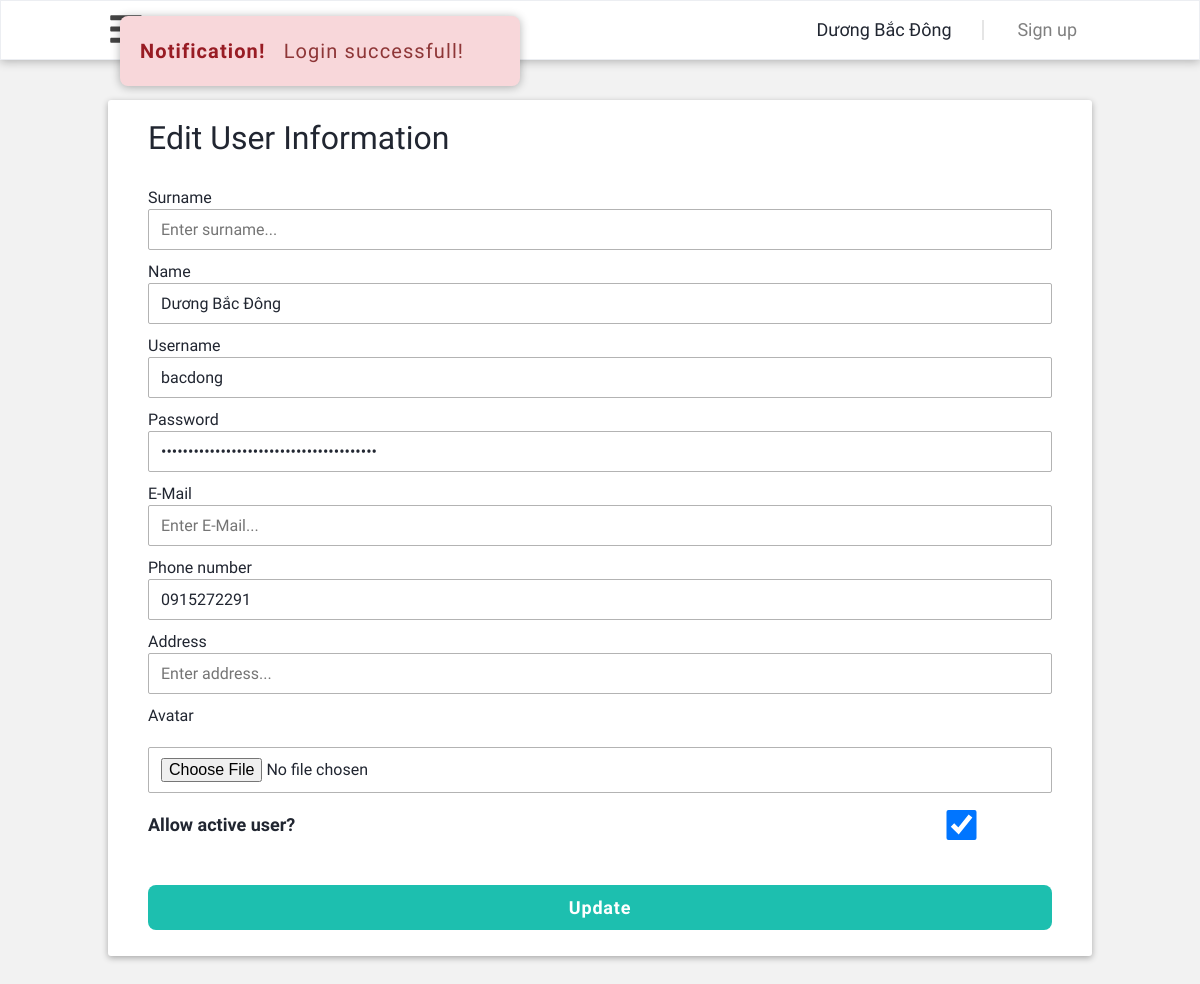
The page /admin/users/user-edit.php?user=37 (signed in) on the database its author committed.
### tables this page shows
CREATE TABLE `users`  (
  `id` int(11) NOT NULL AUTO_INCREMENT,
  `surname` varchar(255) NULL DEFAULT NULL,
  `name` varchar(255) NULL DEFAULT NULL,
  `email` varchar(255) NULL DEFAULT NULL,
  `phone` varchar(11) NULL DEFAULT NULL,
  `address` varchar(255) NULL DEFAULT NULL,
  `username` varchar(40) NOT NULL,
  `password` varchar(40) NOT NULL,
  `avatar` varchar(255) NULL DEFAULT NULL,
  `created_at` date NULL DEFAULT NULL,
  `status` int(11) NULL DEFAULT NULL COMMENT '1-active, 0-deactive',
  PRIMARY KEY (`id`) USING BTREE
);

### admin/users/user-edit.php (the view, shortened to what this page needs)
<?php
    require_once('../../public/connection.php');
    $id = $_GET['user'];
    $query = 'SELECT * FROM users WHERE id ='.$id;
    $result = $connection->query($query)->fetch_assoc();
?>
<!DOCTYPE html>
<html lang="en">
<head>
    <?php require_once('head-user.php'); ?>
</head>
<body class="body-form">
    <header class="header grid">
        <nav class="header-navbar grid wide">
            <div class="header-navbar-menu c-1">
                <label for="input-navbar" class="header-navbar__mobile">
                </label>
            </div>
            <ul class="navbar-author__list">
                <li class="navbar-author__item item-name">Dương Bắc Đông</li>
                <li class="navbar-author__item item-signup"><a href="" class="auth-signup">Sign up</a></li>
            </ul>
        </nav>
    </header>
    <?php if(isset($_COOKIE['msg'])) { ?>
    <section class="alert failed">
        <span>Notification!</span> &nbsp; <?php echo $_COOKIE['msg'];?>
    </section>
    <?php } ?>
    <main id="signin" class="container-form grid wide c-12 l-12 m-12">
        <section class="main-form row wide c-12">
            <h3 class="title-form">Edit User Information</h3>
            <form action="user-edit_action.php" method="POST" enctype="multipart/form-data" class="form-login">
                <label for="" class="label-form">Surname</label>
                <input value="<?=$result['surname'];?>" name="surname" type="text" class="input" placeholder="Enter surname...">
                <label for="" class="label-form">Name</label>
                <input value="<?=$result['name'];?>" name="name" type="text" class="input" placeholder="Enter name...">
                <label for="" class="label-form">Username</label>
                <input value="<?=$result['username'];?>" name="username" type="text" class="input" placeholder="Enter username...">
                <label for="" class="label-form">Password</label>
                <input value="<?=$result['password'];?>" name="password" type="password" class="input" placeholder="Enter password...">
                <label for="" class="label-form">E-Mail</label>
                <input value="<?=$result['email'];?>" name="email" type="text" class="input" placeholder="Enter E-Mail...">
                <label for="" class="label-form">Phone number</label>
                <input value="<?=$result['phone'];?>" name="phone" type="number" class="input" placeholder="Enter phone number...">
                <label for="" class="label-form">Address</label>
                <input value="<?=$result['address'];?>" name="address" type="text" class="input" placeholder="Enter address...">
                <label for="" class="label-form">Avatar</label>
                <img src="../../<?=$result['avatar'];?>" alt="" width="120px" style="padding: 10px 0;">
                <input value="../../<?=$result['avatar'];?>" name="avatar" type="file" class="input">
                <div class="status">
                    <label for="" class="label-form label-status">Allow active user?</label>
                    <input <?= ($result['status'] == 1) ? 'checked':''?> name="status" type="checkbox" class="input input-status" value="1">
                </div>
                <button class="btn-submit">Update</button>
            </form>
        </section>
    </main>
</body>
</html>

### assets/css/gridLibrary.css (style rules this page uses)
* { margin: 0; padding: 0; }
.grid { width: 100%; display: block; }
.grid.wide { max-width: 1200px; margin: 0 auto; }
.row { display: flex; flex-wrap: wrap; margin: 0 -4px; }
.c-1 { flex: 0 0 8.33333%; max-width: 8.33333%; }
.c-12 { flex: 0 0 100%; max-width: 100%; }
@media (min-width: 64em) and (max-width: 77.4375em) { .wide { width: 984px; } }
@media (min-width: 64em) and (max-width: 77.4375em) { .wide .row { margin: 0 -12px; } }
@media (min-width: 46.25em) { .row { margin: 0 -8px; } }
@media (min-width: 46.25em) { .m-1, .m-2, .m-3, .m-4, .m-5, .m-6, .m-7, .m-8, .m-9, .m-10, .m-11, .m-12 { display: block; } }
@media (min-width: 46.25em) { .m-12 { flex: 0 0 100%; max-width: 100%; } }
@media (min-width: 69.5625em) { .row { margin: 0 -12px; } }
@media (min-width: 69.5625em) { .l-1, .l-2, .l-3, .l-4, .l-5, .l-6, .l-7, .l-8, .l-9, .l-10, .l-11, .l-12 { display: block; } }
@media (min-width: 69.5625em) { .l-12 { flex: 0 0 100%; max-width: 100%; } }

### assets/css/main.css (style rules this page uses)
header.header { position: relative; width: 100%; border: 1px solid var(--border-color); position: fixed; position: sticky; top: 0; z-index: 10; background-color: #fff; }
nav.header-navbar { display: flex; justify-content: flex-start; align-items: center; }
body.body-form { width: 100%; height: 100%; background-color: #F2F2F2; user-select: none; }
main.container-form { padding-top: 4rem; display: flex; justify-content: center; align-items: center; flex-direction: column; }
section.main-form { border-radius: 3px; background-color: #fff; box-shadow: 0 2px 6px rgba(0, 0, 0, 0.3); }
h3.title-form { padding: 2rem 4rem; font-size: 3.2rem; font-weight: normal; line-height: 3.6rem; color: var(--text-color); }
form.form-login { width: 100%; padding: 0 4rem; display: flex; justify-content: center; flex-direction: column; }
label.label-form { width: 100%; font-size: 1.6rem; color: var(--text-color); font-weight: 500; padding: 1.2rem 0 0.2rem 0; }
input.input { width: 100%; padding: 1rem 1.2rem; font-size: 1.6rem; color: var(--text-color); border: 1px solid #b3b3b3; border-radius: 2px; }
button.btn-submit { margin: 4rem 0 2.6rem 0; width: 100%; font-size: 1.8rem; font-weight: 600; color: var(--white-color); letter-spacing: 0.8px; padding: 1.2rem 0; border-radius: 8px; background-color: #1dbfaf; cursor: pointer; }

### assets/css/admin.css (style rules this page uses)
html { font-family: var(--rubik-font); user-select: none; }
header.header { height: 6rem; background-color: var(--white-color); box-shadow: 0 1px 10px rgba(0, 0, 0, 0.3); }
nav.header-navbar { height: 100%; display: flex; justify-content: space-between; align-items: center; }
ul.navbar-author__list { width: 32rem; height: 100%; display: flex; justify-content: space-between; align-items: center; }
li.navbar-author__item { --height: 6rem; color: var(--text-color); text-align: center; font-size: 1.8rem; height: var(--height); line-height: var(--height); }
li.navbar-author__item.item-name { flex-basis: 70%; position: relative; }
li.navbar-author__item.item-signup { flex-basis: 28%; }
li.navbar-author__item.item-name::after { content: ""; position: absolute; height: 2rem; width: 2px; top: 50%; transform: translateY(-50%); right: 1.2rem; border-right: 2px solid #e5e5e5; }
a.auth-signup { display: block; color: rgba(0, 0, 0, 0.5); }
button.btn-submit { width: 100%; padding: 0.8rem 0; margin-top: 1.6rem; font-size: 2rem; font-weight: bold; border-radius: 8px; background-color: #1dbfaf; cursor: pointer; color: var(--white-color); }

### admin/users/head-user.php (style rules this page uses)
div.status { height: 4rem; line-height: 4rem; display: flex; align-items: center; justify-content: flex-start; flex-direction: row; margin-top: 1.2rem; padding: 0.6rem 0; width: 100%; }
label.label-form.label-status { flex-basis: 80%; height: 4rem; font-size: 1.8rem; font-weight: bold; }
input.input.input-status { flex-basis: 20%; height: 3rem; }

### rows shown on the page
users: name "Dương Bắc Đông", username "bacdong", phone "0915272291", status "☑"

### other values the page prints
$_COOKIE['msg'] "Login successfull!"
